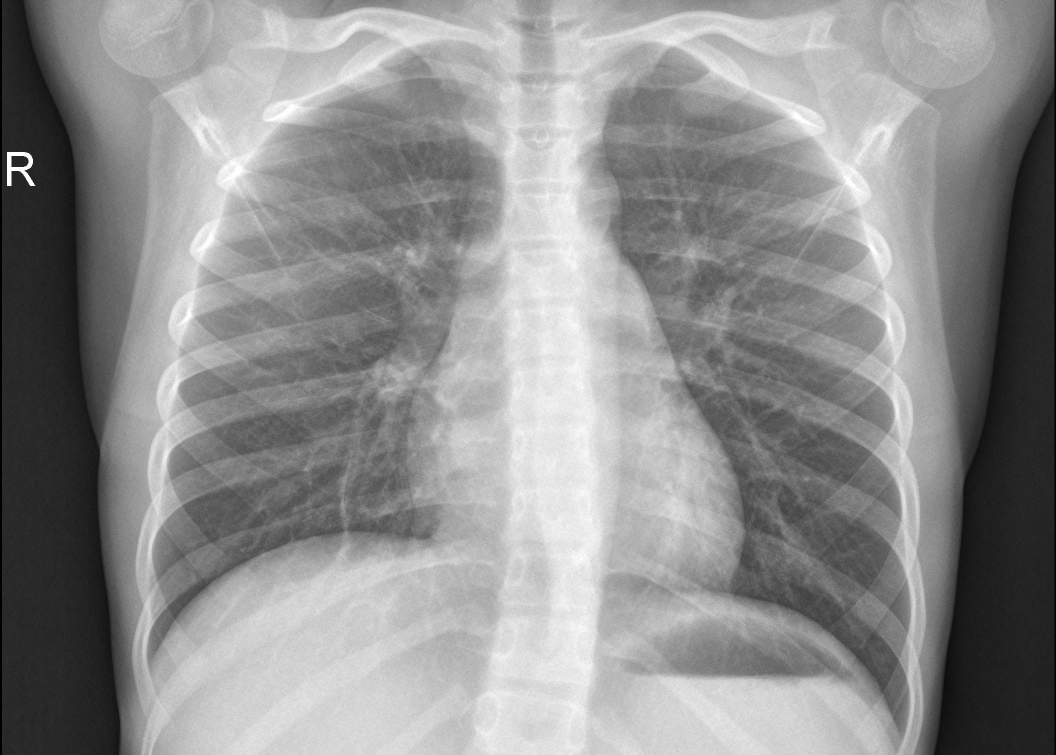
#> input picture chest_xray/test/NORMAL/IM-0003-0001.jpeg, 2111 x 1509 px, found by its file name (shown at 1/2 size); its folder holds only this picture in this run
$ jupyter execute DescXGrad.ipynb
#> lines starting #> are read from the running program, lines starting #| are printed output that depends on the picture; long printed decimals are rounded
[cell 1]
import numpy as np
import sympy as sp
import matplotlib.pyplot as plt
from PIL import Image
import os
import time
import random
import math

[cell 2]
def abrirImagenesEscaladas(carpeta, escala=64):
   # abre todas las imagenes de la carpeta, y las escala de tal forma que midan (escala x escala)px
   # devuelve las imagenes aplanadas -> vectores de tamano escala^2 con valores entre 0 y 1
   imagenes = []
   for dirpath, dirnames, filenames in os.walk(carpeta):
      for file in filenames:
         img = Image.open( os.path.join(carpeta, file) )
         img = img.resize((escala, escala))
         img.convert('1')
         img = np.asarray(img)
         if len(img.shape)==3:
               img = img[:,:,0].reshape((escala**2 )) / 255
         else:
               img = img.reshape((escala**2 )) / 255

         imagenes.append( img )

   return imagenes

[cell 3]
def balancear_datos(normal, pneumonia):
   n = min(len(normal), len(pneumonia))
   pneumonia = pneumonia[:n]
   normal = normal[:n]
   d = ([1] * n) + ([0] * n)

   imagenes_entrenamiento_balanceadas = (pneumonia+normal)

   return imagenes_entrenamiento_balanceadas, d

[cell 4]
# lagrangiano
def L(x_t, i, d):
   # funcion a minimizar
   w = x_t[0]
   b = x_t[1]
   sum = 0
   idx = 0
   for imagen in i:
      t_0:float = math.tanh(w@imagen+b)
      sum += ((t_0 + 1) / 2 - d[idx])**2
      idx += 1
   return sum

def dl_w(w,b, i:list[list], d:list):
   # derivada del lagrangiano contra w
   idx = 0
   sum = 0
   for imagen in i:
      t_0:float = math.tanh(b+w@imagen)
      sum += (1-t_0**2)*(((t_0+1)/2-d[idx]))*imagen
      idx += 1
   return sum

def dl_b(w,b, i:list[list], d:list):
   # derivada del lagrangiano contra b
   sum = 0
   idx = 0
   for imagen in i:
      t_0:float = math.tanh(b+w@imagen)
      sum += (1-t_0**2)*(((t_0+1)/2-d[idx]))
      idx += 1
   return sum

def gradiente(x_t,i:list[list],d:list):
   # gradiente tiene una tupla: derivada del error contra b, derivada del error contra w.
   w = x_t[0]
   b = x_t[1]
   res = [dl_w(w,b,i,d), dl_b(w,b,i,d)]
   return res

[cell 5]
def descenso_por_gradiente(i, d, alpha=0.001, MAX_ITER=1000):
   # función a optimizar
   np.random.seed(42)
   K = len(i[0])
   w_0 = np.random.randn(K) # w es un vector de R^K tq K=cant de píxeles en una imagen. Inicialmente es un vector aleatorio.
   b_0 = 0.0
   x_t = (w_0, b_0)
   loss = []
   loss.append(L(x_t, i, d))
   iter = 0
   while iter < MAX_ITER:
      x_tsig = [x_t[0] - (alpha * gradiente(x_t, i, d)[0]), x_t[1] - (alpha * gradiente(x_t, i, d)[1])]
      loss.append(L(x_tsig, i, d))
      # if abs(L(x_tsig, i, d) - L(x_t, i, d)) < TOLERANCIA and L(x_tsig, i, d)<=0.05:
      #    break
      x_t = x_tsig
      iter = iter + 1
   return x_tsig, loss

[cell 6]
def error_cuadratico(conjunto:str, escala):

   if conjunto != "test" and conjunto != "train":
      raise Exception ("'conjunto' tiene que ser 'test' o 'train'")

   path_normal = './chest_xray/' + conjunto + '/NORMAL'
   path_pneumonia = './chest_xray/' + conjunto + '/PNEUMONIA'
   normal_test = abrirImagenesEscaladas(path_normal, escala)
#> in abrirImagenesEscaladas, img is the input picture: PIL image 2111x1509 L; min 0, max 255, mean 142.4
#> in abrirImagenesEscaladas, `img = img.resize((escala, escala))`:
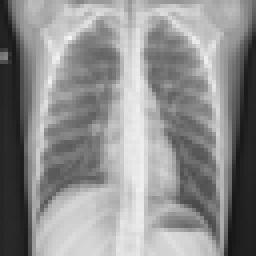
#> img: PIL image 64x64 L (shown 4 times larger); min 21, max 245, mean 142.5
#> in abrirImagenesEscaladas, `img = img.reshape((escala**2 )) / 255`: img = 4096 values, max 0.961 at index 593, min 0.0824 at index 3897, mean 0.559
#> normal_test = 1 item
   pneumonia_test = abrirImagenesEscaladas(path_pneumonia, escala)
#> call 2 of abrirImagenesEscaladas, with carpeta = './chest_xray/train/PNEUMONIA', escala = 64
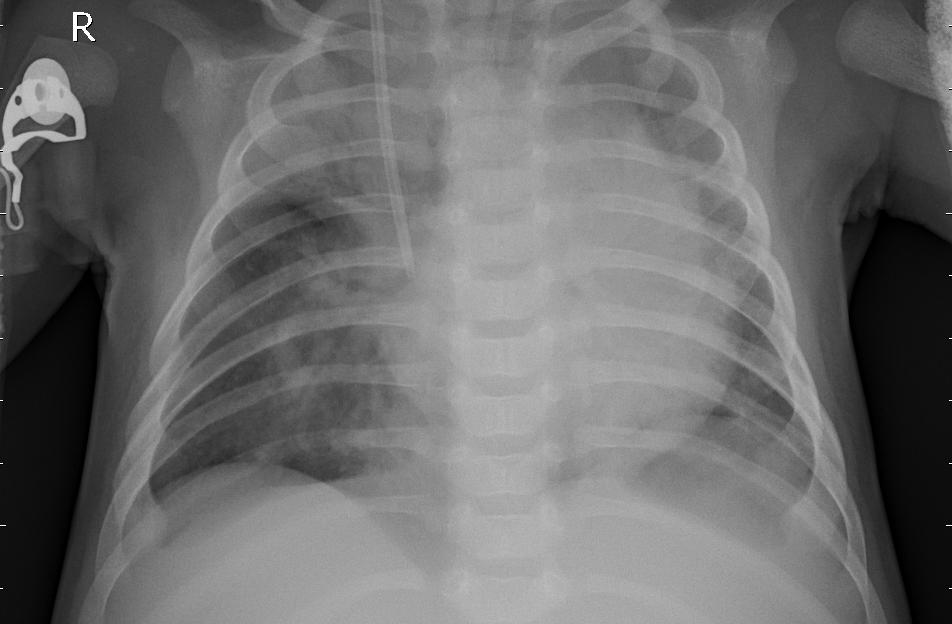
#> input picture chest_xray/test/PNEUMONIA/person100_bacteria_481.jpeg, 952 x 624 px, found by its file name
#> in abrirImagenesEscaladas, img is the input picture: PIL image 952x624 L; min 0, max 255, mean 108.1
#> in abrirImagenesEscaladas (call 2), `img = img.resize((escala, escala))`:
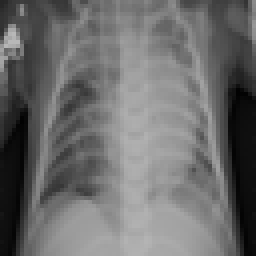
#> img: PIL image 64x64 L (shown 4 times larger); min 2, max 184, mean 108.1
#> in abrirImagenesEscaladas (call 2), `img = img.reshape((escala**2 )) / 255`: img = 4096 values, max 0.722 at index 515, min 0.00784 at index 1467, mean 0.424
#> pneumonia_test = 1 item
   img, d = balancear_datos(normal_test, pneumonia_test)
#> in balancear_datos, `n = min(len(normal), len(pneumonia))`: n = 1
#> in balancear_datos, `pneumonia = pneumonia[:n]`: pneumonia = 1 item
#> in balancear_datos, `d = ([1] * n) + ([0] * n)`: d = [1, 0]
#> in balancear_datos, `imagenes_entrenamiento_balanceadas = (pneumonia+normal)`: imagenes_entrenamiento_balanceadas = 2 items
#> img = 2 items; d = [1, 0]
   optimo, loss = descenso_por_gradiente(img, d)
#> in descenso_por_gradiente, `K = len(i[0])`: K = 4096
#> in descenso_por_gradiente, `w_0 = np.random.randn(K)`: w_0 = 4096 values, max 3.93 at index 2895, min -3.24 at index 262, mean 0.0166
#> in L, `w = x_t[0]`: w has the same summary as w_0 in descenso_por_gradiente
#> in L, `b = x_t[1]`: b = 0
#> the loop in L, `for imagen in i:` made 2 passes
#> (t_0, sum, idx) on passes 1 to 2: (1, 0, 1), (1, 1, 2)
#> after the loop in L, `for imagen in i:`: idx = 2; sum = 1
#> after the loop in descenso_por_gradiente, `while iter < MAX_ITER:`: iter = 1000; loss = 1001 values from 1 to 1
#> optimo = 2 items; loss = 1001 values from 1 to 1

   return optimo, loss

[cell 7]
def normalizar_vector(vector):
   m = 0
   vector_normalizado = []
   for elem in vector:
      m += elem**2
   for elem in vector:
      vector_normalizado.append(elem/(math.sqrt(m)))
   return vector_normalizado

[cell 8]
def diagnostico(imagen, w, b):
   t_0: float = math.tanh(w @ imagen + b)
   res = (t_0 + 1) / 2
   if res >= 0.5:
      return 1
   else:
      return 0

def matriz_confusion(conjunto, escala, w ,b):
   if conjunto != "test" and conjunto != "train":
      raise Exception ("'conjunto' tiene que ser 'test' o 'train'")
   path_normal = './chest_xray/' + conjunto + '/NORMAL'
   path_pneumonia = './chest_xray/' + conjunto + '/PNEUMONIA'
   normal_test = abrirImagenesEscaladas(path_normal, escala)
   pneumonia_test = abrirImagenesEscaladas(path_pneumonia, escala)
   n = min(len(normal_test), len(pneumonia_test))
   pneumonia_test = pneumonia_test[:n]
   normal_test = normal_test[:n]

   imagenes_con = []
   imagenes_sin = []

   for imagen in normal_test:
      imagenes_sin.append(diagnostico(imagen,w,b))
   for imagen in pneumonia_test:
      imagenes_con.append(diagnostico(imagen,w,b))

   matriz =[[0,0],[0,0]]   # [tiene_enferemedad][diagnostico]
                           # [0][0]=true positive, [0][1]=false positive, [1][0]=false negative, [1][1]=true negative

   matriz[0][0]=imagenes_con.count(1)/n
   matriz[0][1]=imagenes_sin.count(1)/n
   matriz[1][0]=imagenes_con.count(0)/n
   matriz[1][1]=imagenes_sin.count(0)/n

   return matriz

[cell 9]
ESCALA = 64
inicio = time.time()
optimo, loss_train = error_cuadratico('train', ESCALA)
#> optimo = 2 items; loss_train = 1001 values from 1 to 1
print("no-normalizado: ",loss_train[-1])
#| no-normalizado:  1.0
loss_train = normalizar_vector(loss_train)
#> after the loop in normalizar_vector, `for elem in vector:`: m = 1001
#> after the loop in normalizar_vector, `for elem in vector:`: vector_normalizado = 1001 values from 0.0316 to 0.0316
#> loss_train = 1001 values from 0.0316 to 0.0316
fin = time.time()
print(f"{fin - inicio} seg")
print('normalizado', loss_train[-1])
#| normalizado 0.03161

plt.plot(loss_train, label='Train Loss')
# plt.plot(loss_test, label='Test Loss')
plt.xlabel('iteraciones')
plt.ylabel('Loss')
plt.legend()
plt.show()
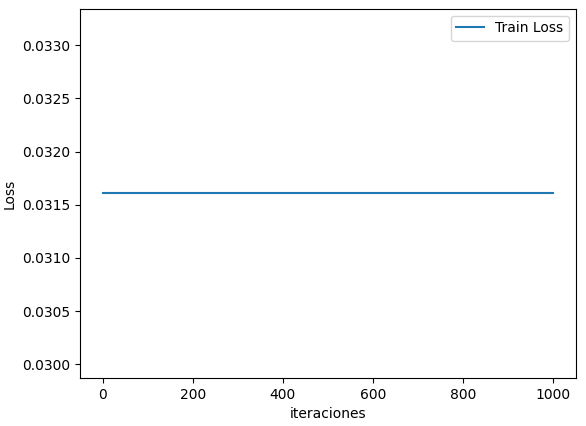
#> figure drawn by matplotlib, 1 panel

matriz = matriz_confusion("test", ESCALA, optimo[0], optimo[1])
#> in matriz_confusion, `normal_test = abrirImagenesEscaladas(path_normal, escala)`: normal_test = 1 item
#> in matriz_confusion, `n = min(len(normal_test), len(pneumonia_test))`: n = 1
#> the loop in matriz_confusion, `for imagen in normal_test:` made 1 pass
#> (t_0 in diagnostico, res in diagnostico) on pass 1: (1, 1)
#> after the loop in matriz_confusion, `for imagen in normal_test:`: imagenes_sin = [1]
#> the loop in matriz_confusion, `for imagen in pneumonia_test:` made 1 pass
#> matriz = [[1, 1], [0, 0]]
# [0][0]=true positive, [0][1]=false positive, [1][0]=false negative, [1][1]=true negative
print('true-positive: ', matriz[0][0])
#| true-positive:  1.0
print('false-positive: ', matriz[0][1])
#| false-positive:  1.0
print('false-negative: ', matriz[1][0])
#| false-negative:  0.0
print('true-negative: ', matriz[1][1])
#| true-negative:  0.0
